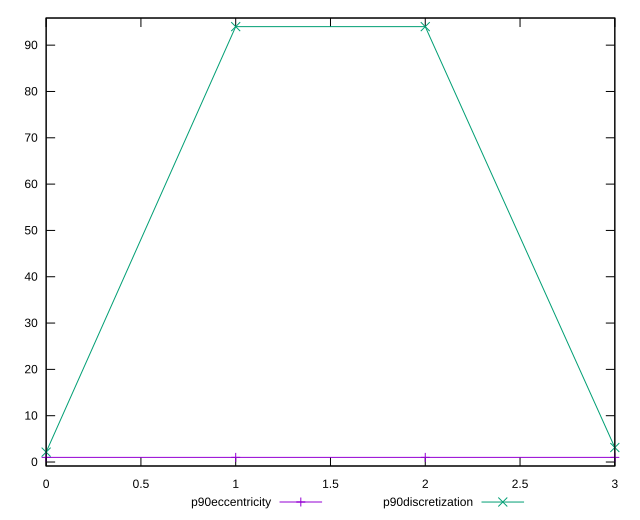

The gnuplot source for this figure:
reset

$p90Eccentricity <<EOF
0 1.0000000000000002
1 1
2 1
3 1.0000000000000002
EOF

$p90Discretization <<EOF
0 2.1363636363636362
1 94
2 94
3 3.1333333333333333
EOF

set key outside below
set xrange [0:3]
set yrange [-0.8600000000000001:95.86]
set trange [-0.8600000000000001:95.86]
set terminal svg size 640, 520 enhanced background rgb 'white'
set output "reports/report_00032_2021-02-25T10-28-15.087Z/estimated-input-latency/progression/eccentricity.svg"

plot $p90Eccentricity title "p90eccentricity" with linespoints, \
     $p90Discretization title "p90discretization" with linespoints

reset
